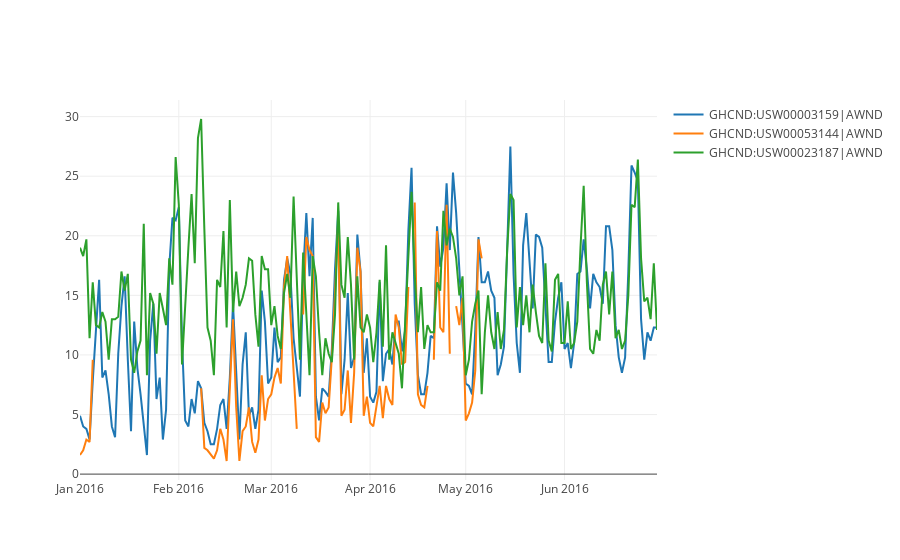
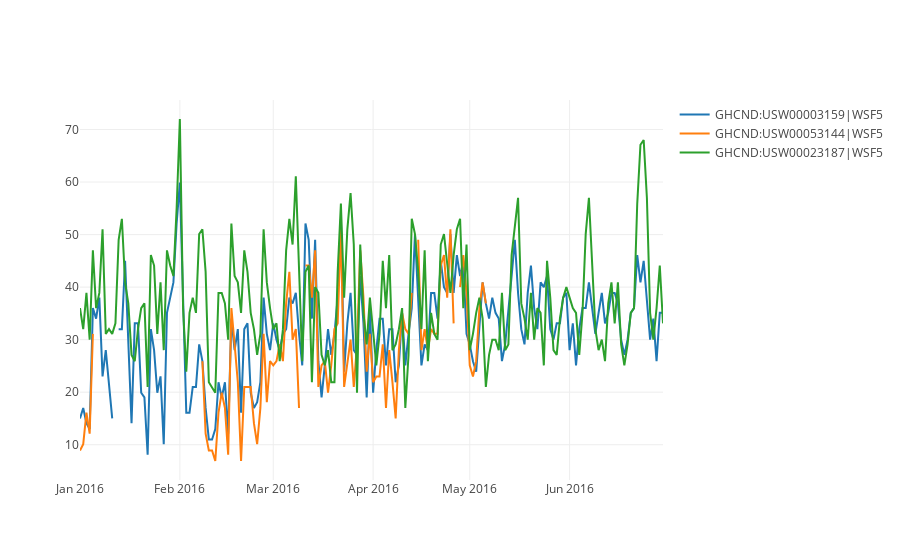

Notebook cell for these charts, in order:
### Code cell
stations = ["GHCND:USW00003159|", "GHCND:USW00053144|", "GHCND:USW00023187|"]
filtered_turbine = daily_mean_turbine_reading.loc[daily_mean_turbine_reading["turbine_num"] == random_turbines[0]]

for feature in features_list:
    traces = []
    for station in stations:
        try:
            trace = go.Scatter(x = filtered_turbine["date"],
                               y = filtered_turbine[station+feature],
                               mode = 'lines',
                               name = station+feature)
            traces.append(trace)
        except:
            print("Feature not available.")
    py.iplot(traces, filename='line-mode')

### Figure 1 — Plotly figure (JSON) as saved in the notebook; plotly's stock layout.template omitted (floating-point values rounded to 4 significant figures; data arrays with more than 128 entries replaced by an {"elided": "..."} marker saying what was removed)
{"data": [{"mode": "lines", "name": "GHCND:USW00003159|AWND", "type": "scatter", "uid": "472cd0e6-e253-11e8-af34-50e549ed1be1", "x": {"elided": "182 str values"}, "y": {"elided": "182 float values"}}, {"mode": "lines", "name": "GHCND:USW00053144|AWND", "type": "scatter", "uid": "472cd0e7-e253-11e8-9f37-50e549ed1be1", "x": {"elided": "182 str values"}, "y": {"elided": "182 float values"}}, {"mode": "lines", "name": "GHCND:USW00023187|AWND", "type": "scatter", "uid": "472cd0e8-e253-11e8-b1a9-50e549ed1be1", "x": {"elided": "182 str values"}, "y": {"elided": "182 float values"}}], "layout": {}}

### Figure 2 — Plotly figure (JSON) as saved in the notebook; plotly's stock layout.template omitted (floating-point values rounded to 4 significant figures; data arrays with more than 128 entries replaced by an {"elided": "..."} marker saying what was removed)
{"data": [{"mode": "lines", "name": "GHCND:USW00003159|WSF5", "type": "scatter", "uid": "473c6182-e253-11e8-b9dd-50e549ed1be1", "x": {"elided": "182 str values"}, "y": {"elided": "182 float values"}}, {"mode": "lines", "name": "GHCND:USW00053144|WSF5", "type": "scatter", "uid": "473c6183-e253-11e8-ba98-50e549ed1be1", "x": {"elided": "182 str values"}, "y": {"elided": "182 float values"}}, {"mode": "lines", "name": "GHCND:USW00023187|WSF5", "type": "scatter", "uid": "473c6184-e253-11e8-99ac-50e549ed1be1", "x": {"elided": "182 str values"}, "y": {"elided": "182 float values"}}], "layout": {}}
